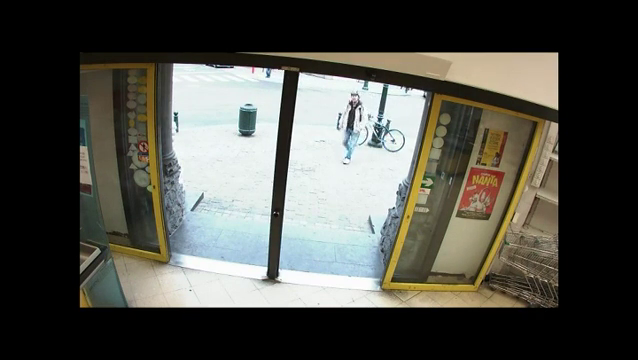
#> input picture SpaceRef.png, 638 x 360 px, found by its file name
$ python ParkingSpaceSelection.py
#> lines starting #> are read from the running program, lines starting #| are printed output that depends on the picture; after the words box and inside, x2 and y2 are one past the last pixel; in counts of white or black regions, pixels touching at a corner belong together
import cv2
import json
import numpy as np

# Fonction pour charger les positions sauvegardées depuis un fichier JSON
def load_positions(file_path):
    try:
        with open(file_path, 'r') as f:
#> (reads Space_ROIs.json from the repository)
            return json.load(f)
    except FileNotFoundError:
        return []  # Si le fichier n'est pas trouvé, retourner une liste vide

# Fonction pour sauvegarder les positions dans un fichier JSON
def save_positions(file_path, positions):
    with open(file_path, 'w') as f:
        json.dump(positions, f, indent=4)

# Liste pour stocker les points du polygone et les types de place de parking
polygon_points = []  # Liste pour les points du polygone
space_types = []     # Liste pour le type de la place de parking (0: Normal, 1: Handicapped)

# Chemins vers le fichier de positions et l'image de référence
position_file = r'C:/Users/Administrateur/Desktop/apprentissage/comptage/Space_ROIs.json'
image_path = r'C:/Users/Administrateur/Desktop/apprentissage/comptage/SpaceRef.png'

# Charger les positions existantes à partir du fichier
posList = load_positions(position_file)

# Inspecter le contenu de posList pour vérifier sa structure
print("Contenu de posList chargé : ", posList)

# Fonction pour gérer les clics de souris
def mouseClick(event, x, y, flags, params):
    global polygon_points, posList, space_types

    # Ajouter un point lors du clic gauche
    if event == cv2.EVENT_LBUTTONDOWN:
        polygon_points.append((x, y))

        # Quand 4 points sont sélectionnés, demander le type de place
        if len(polygon_points) == 4:
            print("Select the space type: Press 'n' for normal, 'h' for handicapped")

    # Supprimer une zone en cliquant à droite sur une place
    elif event == cv2.EVENT_RBUTTONDOWN:
        for i, polygon in enumerate(posList):
            if cv2.pointPolygonTest(np.array(polygon['points'], dtype=np.int32), (x, y), False) >= 0:
                posList.pop(i)  # Supprimer le polygone sélectionné
                save_positions(position_file, posList)  # Sauvegarder les modifications
                break

# Lire l'image de référence
img = cv2.imread(image_path)
#> img is the input picture: shape (360, 638, 3); mean B, G, R 73.1, 79.8, 79.7

# Créer la fenêtre pour afficher l'image
cv2.imshow("Image", img)

# Configuration pour utiliser la fonction de clic de souris
cv2.setMouseCallback("Image", mouseClick)

while True:
    # Lire l'image de référence
    img = cv2.imread(image_path)

    # Dessiner les polygones des places de parking existantes
    for space in posList:
        # Vérification du format de chaque élément dans posList
        if isinstance(space, dict) and 'points' in space:
            pts = np.array(space['points'], np.int32).reshape((-1, 1, 2))
            color = (0, 255, 0) if space['type'] == 1 else (0, 0, 255)  # Vert pour handicapé, Rouge pour normal
            cv2.polylines(img, [pts], True, color, 2)
        else:
            print("Erreur : Le format des données dans posList est incorrect", space)
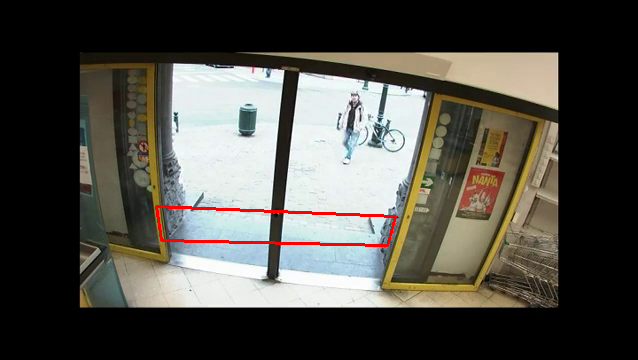
#> img: shape (360, 638, 3); 0.69% of pixels changed, all inside (x1, y1, x2, y2) = (155, 205, 397, 247)

    # Dessiner les points du polygone actuellement sélectionné
    for point in polygon_points:
        cv2.circle(img, point, 5, (0, 255, 0), -1)  # Dessiner des cercles verts pour les points

    # Afficher l'image
    cv2.imshow("Image", img)

    # Gestion des entrées clavier
    key = cv2.waitKey(1)
#> (key q is pressed here)

    if key == ord('q'):
        break  # Quitter si la touche 'q' est pressée
    elif key == ord('n') and len(polygon_points) == 4:  # Ajouter une place normale
        posList.append({'points': polygon_points.copy(), 'type': 0})
        save_positions(position_file, posList)  # Sauvegarder les positions
        polygon_points = []  # Réinitialiser les points pour un nouveau polygone
    elif key == ord('h') and len(polygon_points) == 4:  # Ajouter une place handicapée
        posList.append({'points': polygon_points.copy(), 'type': 1})
        save_positions(position_file, posList)  # Sauvegarder les positions
        polygon_points = []  # Réinitialiser les points pour un nouveau polygone

# Fermer toutes les fenêtres de OpenCV
cv2.destroyAllWindows()
